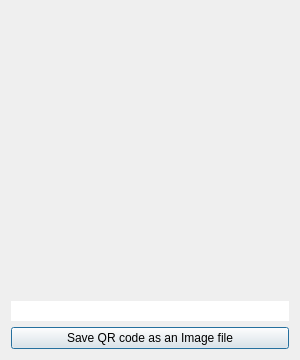
<?xml version="1.0" encoding="UTF-8"?>
<ui version="4.0">
 <class>ShareDialog</class>
 <widget class="QDialog" name="ShareDialog">
  <property name="geometry">
   <rect>
    <x>0</x>
    <y>0</y>
    <width>300</width>
    <height>360</height>
   </rect>
  </property>
  <property name="minimumSize">
   <size>
    <width>300</width>
    <height>360</height>
   </size>
  </property>
  <property name="windowTitle">
   <string>Share Profile</string>
  </property>
  <property name="modal">
   <bool>true</bool>
  </property>
  <layout class="QVBoxLayout" name="verticalLayout">
   <item>
    <widget class="QRWidget" name="qrWidget" native="true">
     <property name="enabled">
      <bool>true</bool>
     </property>
     <property name="sizePolicy">
      <sizepolicy hsizetype="Expanding" vsizetype="Expanding">
       <horstretch>0</horstretch>
       <verstretch>10</verstretch>
      </sizepolicy>
     </property>
     <property name="minimumSize">
      <size>
       <width>256</width>
       <height>256</height>
      </size>
     </property>
    </widget>
   </item>
   <item>
    <widget class="QLineEdit" name="ssUrlEdit">
     <property name="styleSheet">
      <string notr="true">background-color: &quot;transparent&quot;</string>
     </property>
     <property name="frame">
      <bool>false</bool>
     </property>
     <property name="readOnly">
      <bool>true</bool>
     </property>
    </widget>
   </item>
   <item>
    <widget class="QPushButton" name="saveButton">
     <property name="text">
      <string>Save QR code as an Image file</string>
     </property>
    </widget>
   </item>
  </layout>
 </widget>
 <customwidgets>
  <customwidget>
   <class>QRWidget</class>
   <extends>QWidget</extends>
   <header>src/qrwidget.h</header>
   <container>1</container>
  </customwidget>
 </customwidgets>
 <resources/>
 <connections/>
</ui>
